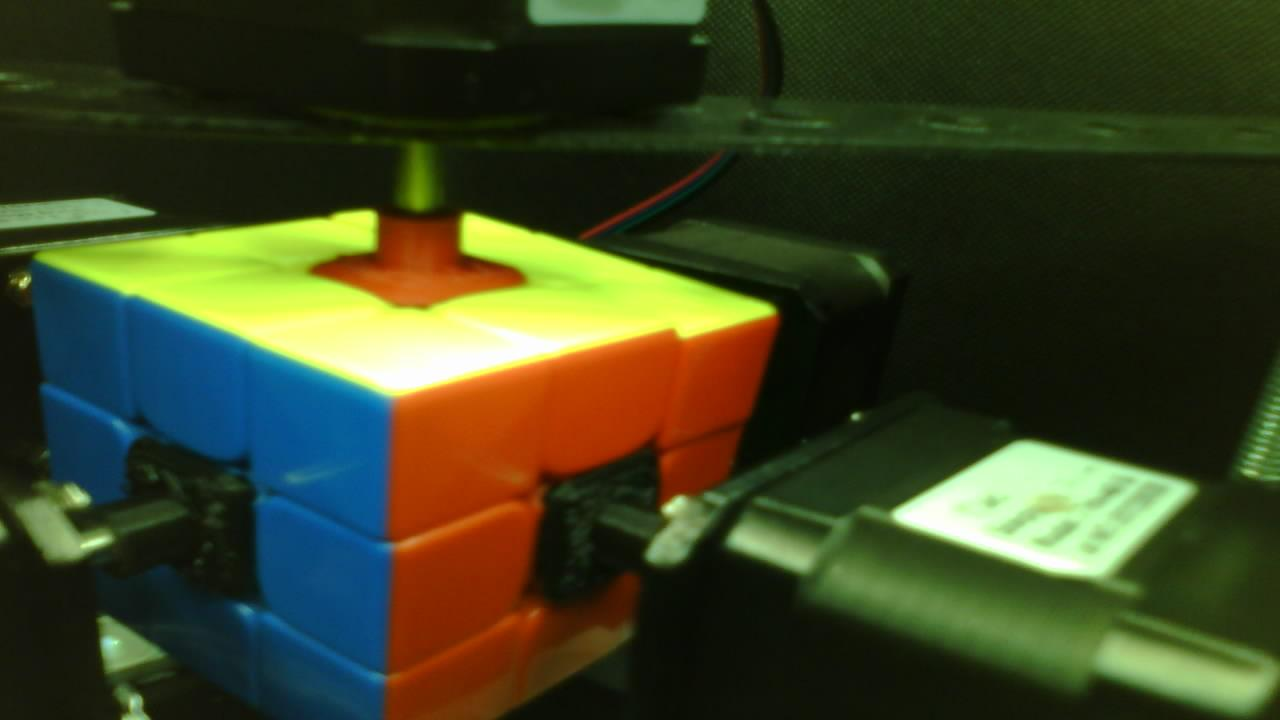
#> input picture side2.jpg, 1280 x 720 px
$ python imageFix.py
#> lines starting #> are read from the running program, lines starting #| are printed output that depends on the picture
from itertools import product
import numpy as np
from PIL import Image

img = Image.open("side2.jpg")
#> img is the input picture: PIL image 1280x720 RGB; mean R, G, B 60, 66.6, 35.7

arr = np.asarray(img, dtype=np.int16)

# Optional step to reduce the size of the image
arr = arr[::2, ::2, :]
#> arr: shape (360, 640, 3) int16
# arr = arr[::4, ::4, :]

target_colors = np.array([
    [i, j, k]
    for i, j, k in product(range(0, 256, 48), range(0, 256, 48), range(0, 256, 48))
], dtype=np.int16)

# colors = {
#     "White": 0x97d393,
#     "Red": 0x782e02,
#     "Yellow": 0x639405,
#     "Orange": 0xb6820e,
#     "Green": 0x7c2900,
#     "Blue": 0x032225,
# }
# _color_map = {i: key for i, key in colors}
# def decompose(color):
#     red, rest = divmod(color, 2**16)
#     green, blue = divmod(rest, 2**8)
#     return [red, green, blue]

# target_colors = np.array([
#     decompose(color)
#     for color in colors.values()
# ], dtype=np.int16)

diffs = (arr[None, ...] - target_colors[:, None, None, :])
colors = np.argmin(np.abs(diffs).mean(axis=-1), axis=0)
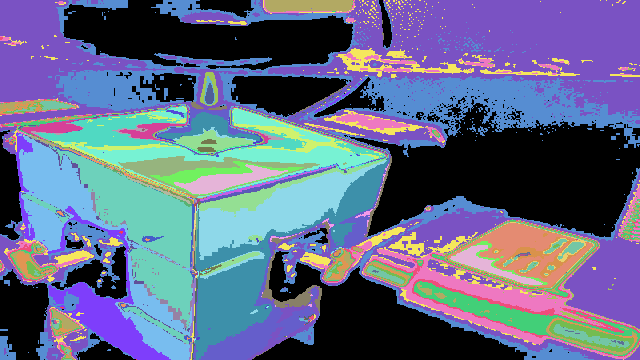
#> colors: shape (360, 640) int64; 89 distinct labels, from 0 to 215; one colour per label, 0 black

painted = Image.fromarray(target_colors[colors].astype(np.uint8))
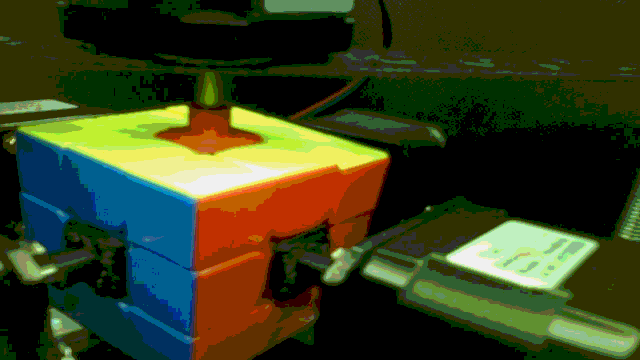
#> painted: PIL image 640x360 RGB; mean R, G, B 55.3, 63.1, 30.1

painted.save("imgFixed.jpg")

$ run again, with side1.jpg copied over side2.jpg
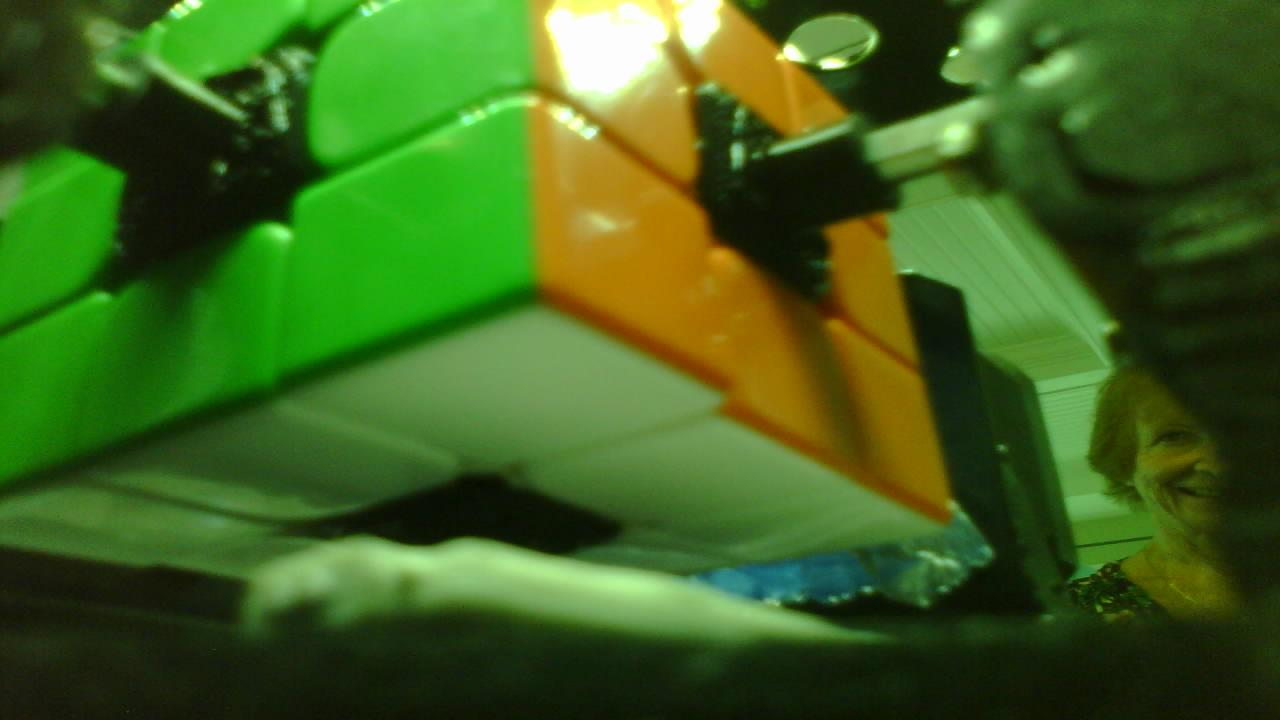
#> input picture side1.jpg, 1280 x 720 px
#> img is the input picture: PIL image 1280x720 RGB; mean R, G, B 62.1, 97.9, 29.9
#> `colors = np.argmin(np.abs(diffs).mean(axis=-1), axis=0)`:
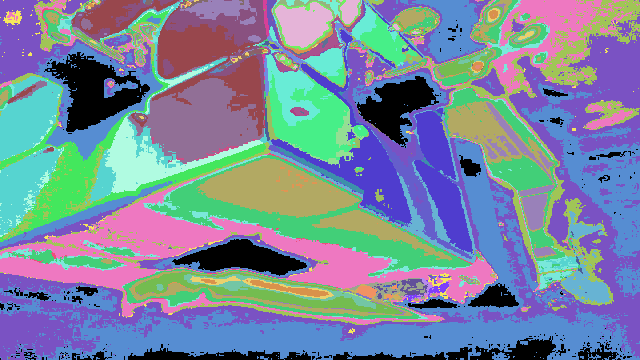
#> colors: shape (360, 640) int64; 69 distinct labels, from 0 to 215; one colour per label, 0 black
#> `painted = Image.fromarray(target_colors[colors].astype(np.uint8))`:
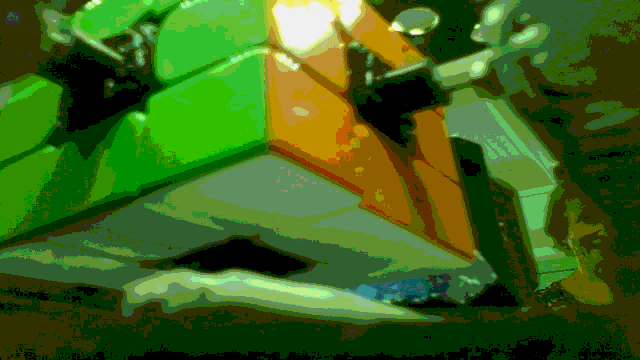
#> painted: PIL image 640x360 RGB; mean R, G, B 59.5, 98.9, 26
